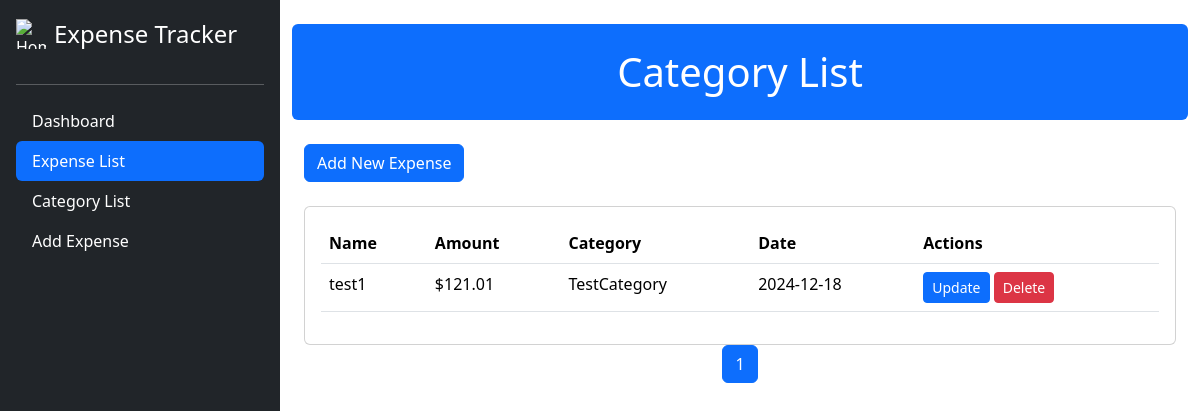
The page /transaction_record on the database as committed earlier.
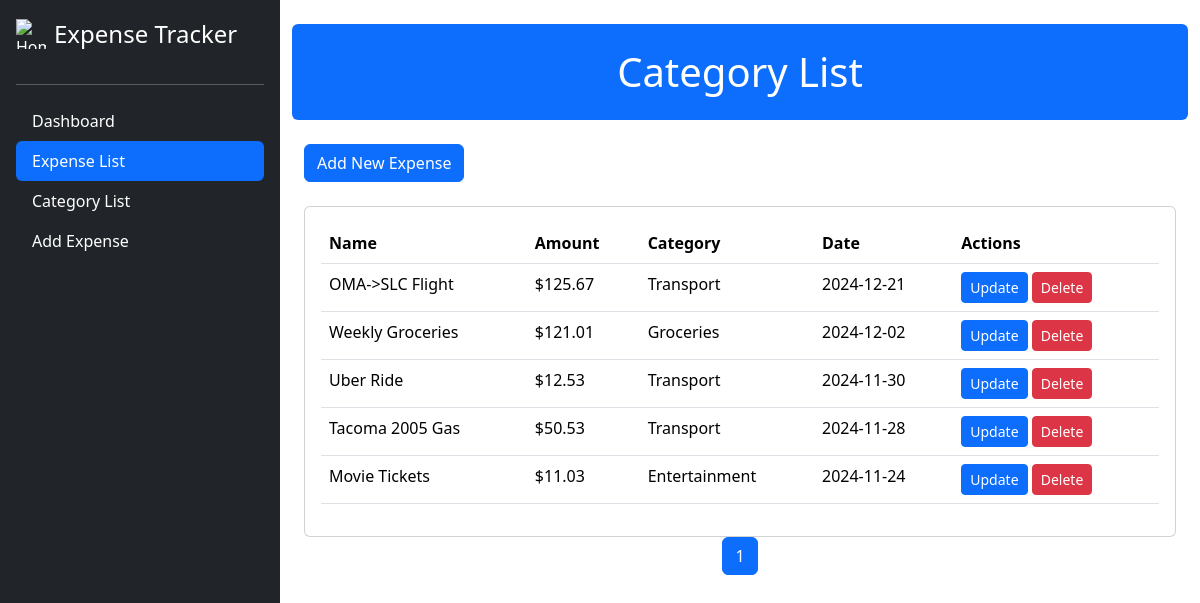
The same page on the database as committed later.
### models.py (models this page shows, shortened)
class Expenses(db.Model):
    id = db.Column(db.Integer, primary_key=True)
    name = db.Column(db.String(50), nullable=False)
    amount = db.Column(db.Float, nullable=False)
    date = db.Column(db.DateTime, nullable=False, default=datetime.utcnow().date)
    explanation = db.Column(db.Text, nullable=True)
    category_id = db.Column(db.Integer, db.ForeignKey('category.id'), nullable=True)

class Category(db.Model):
    id = db.Column(db.Integer, primary_key=True)
    name = db.Column(db.String(50), nullable=False, unique=True)
    description = db.Column(db.String(200))
    expense = db.relationship('Expenses', backref='category', lazy=True)

### routes.py (the view)
@main.route('/transaction_record')
def transaction_record():
    page = request.args.get('page', 1, type=int)
    expenses = Expenses.query.order_by(Expenses.date.desc()).paginate(page=page, per_page=10)
    categories = Category.query.all()  # Get all categories
    return flask.render_template('transaction_list.html', expenses=expenses, categories=categories)

### templates/transaction_list.html (shortened to what this page needs)
{% extends 'base.html' %}
{% block body %}
    <div class="container mt-4">
        <div class="row mb-4">
            <div class="col-12">
                <div class="p-4 bg-primary text-white rounded">
                    <h1 class="text-center mb-0">Category List</h1>
                </div>
            </div>
        </div>
        <div class="container">
            <div class="row mb-4">
                <div class="col">
                    <button type="button" class="btn btn-primary" data-bs-toggle="modal"
                            data-bs-target="#addExpenseModal">
                        Add New Expense
                    </button>
                </div>
            </div>
            <div class="card">
                <div class="card-body">
                    <div class="table-responsive">
                        <table class="table">
                            <thead>
                            <tr>
                                <th>Name</th>
                                <th>Amount</th>
                                <th>Category</th>
                                <th>Date</th>
                                <th>Actions</th>
                            </tr>
                            </thead>
                            <tbody>
                            {% for expense in expenses.items %}
                                <tr>
                                    <td>{{ expense.name }}</td>
                                    <td>${{ "%.2f"|format(expense.amount) }}</td>
                                    <td>{{ expense.category.name if expense.category else 'Uncategorized' }}</td>
                                    <td>{{ expense.date.strftime('%Y-%m-%d') }}</td>
                                    <td>
                                        <button type="button" class="btn btn-primary btn-sm" data-bs-toggle="modal"
                                                data-bs-target="#modaledit{{ expense.id }}">
                                            Update
                                        </button>
                                        <form action="{{ url_for('main.delete_expense', id=expense.id) }}" method="POST"
                                              class="d-inline"
                                              onsubmit="return confirm('Are you sure you want to delete this expense?');">
                                            <button type="submit" class="btn btn-danger btn-sm">Delete</button>
                                        </form>
                                    </td>
                                </tr>
                            {% endfor %}
                            </tbody>
                        </table>
                    </div>
                </div>
            </div>
            <div class="d-flex justify-content-center">
                <nav>
                    <ul class="pagination">
                        {% for page_num in expenses.iter_pages(left_edge=2, left_current=2, right_current=2, right_edge=2) %}
                            {% if page_num %}
                                {% if expenses.page == page_num %}
                                    <li class="page-item active">
                                        <span class="page-link">{{ page_num }}</span>
                                    </li>
                                {% else %}
                                    <li class="page-item">
                                        <a class="page-link"
                                           href="{{ url_for('main.transaction_record', page=page_num) }}">{{ page_num }}</a>
                                    </li>
                                {% endif %}
                            {% else %}
                                <li class="page-item disabled">
                                    <span class="page-link">...</span>
                                </li>
                            {% endif %}
                        {% endfor %}
                    </ul>
                </nav>
            </div>
        </div>
    </div>
{% endblock %}

### templates/base.html (shortened to what this page needs)
<!DOCTYPE html>
<html lang="en">
<head>
    <link href="https://cdn.jsdelivr.net/npm/bootstrap@5.3.3/dist/css/bootstrap.min.css"
          rel="stylesheet"
>
<link rel="stylesheet" href="{{ url_for('static', filename='css/style.css') }}">
</head>
<body>
    <div class="wrapper">
        {% include 'navbar.html' %}
        <main class="content">
            {% block body %}{% endblock %}
        </main>
    </div>
</body>
</html>

### templates/navbar.html (shortened to what this page needs)
<div class="sidebar d-flex flex-column flex-shrink-0 p-3 text-bg-dark" style="width: 280px;" id="sidebar">
    <div class="d-flex align-items-center mb-3">
        <a href="{{ url_for('main.dashboard') }}" class="d-flex align-items-center me-auto text-white text-decoration-none">
            <img src="{{ url_for('static', filename='dollar-sign (2).svg') }}" alt="Home" class="me-2" width="30" height="30">
            <span class="fs-4 align-items.center">Expense Tracker</span>
        </a>
    </div>
    <hr>
    <ul class="nav nav-pills flex-column mb-auto">
        <li class="nav-item">
            <a href="{{ url_for('main.dashboard') }}"
               class="nav-link text-white {{ 'active' if request.endpoint == 'main.dashboard' }}">
                Dashboard
            </a>
        </li>
        <li>
            <a href="{{ url_for('main.transaction_record') }}"
               class="nav-link text-white {{ 'active' if request.endpoint == 'main.transaction_record' }}">
                Expense List
            </a>
        </li>
        <li>
            <a href="{{ url_for('main.categories') }}"
               class="nav-link text-white {{ 'active' if request.endpoint == 'main.categories' }}">
                Category List
            </a>
        </li>
        <li>
            <a href="{{ url_for('main.new_transaction') }}"
               class="nav-link text-white {{ 'active' if request.endpoint == 'main.new_transaction' }}">
                Add Expense
            </a>
        </li>
    </ul>
</div>

### static/css/style.css (style rules this page uses)
body { overflow-x: hidden; }
.wrapper { display: flex; min-height: 100vh; }
.sidebar { position: fixed; top: 0; bottom: 0; left: 0; z-index: 1000; width: 280px; transition: transform 0.3s ease-in-out; }
.content { flex: 1; min-width: 0; margin-left: 280px; transition: margin-left 0.3s ease-in-out; }

### templates/navbar.html (style rules this page uses)
@media (min-width: 769px) { main { margin-left: 280px; } }

Rows that differ between the two databases and show on the page:
removed Expenses: name "test1", amount "121.01", category "TestCategory", date "2024-12-18"
added Expenses: name "OMA->SLC Flight", amount "125.67", category "Transport", date "2024-12-21"
added Expenses: name "Weekly Groceries", amount "121.01", category "Groceries", date "2024-12-02"
added Expenses: name "Uber Ride", amount "12.53", category "Transport", date "2024-11-30"
added Expenses: name "Tacoma 2005 Gas", amount "50.53", category "Transport", date "2024-11-28"
added Expenses: name "Movie Tickets", amount "11.03", category "Entertainment", date "2024-11-24"
